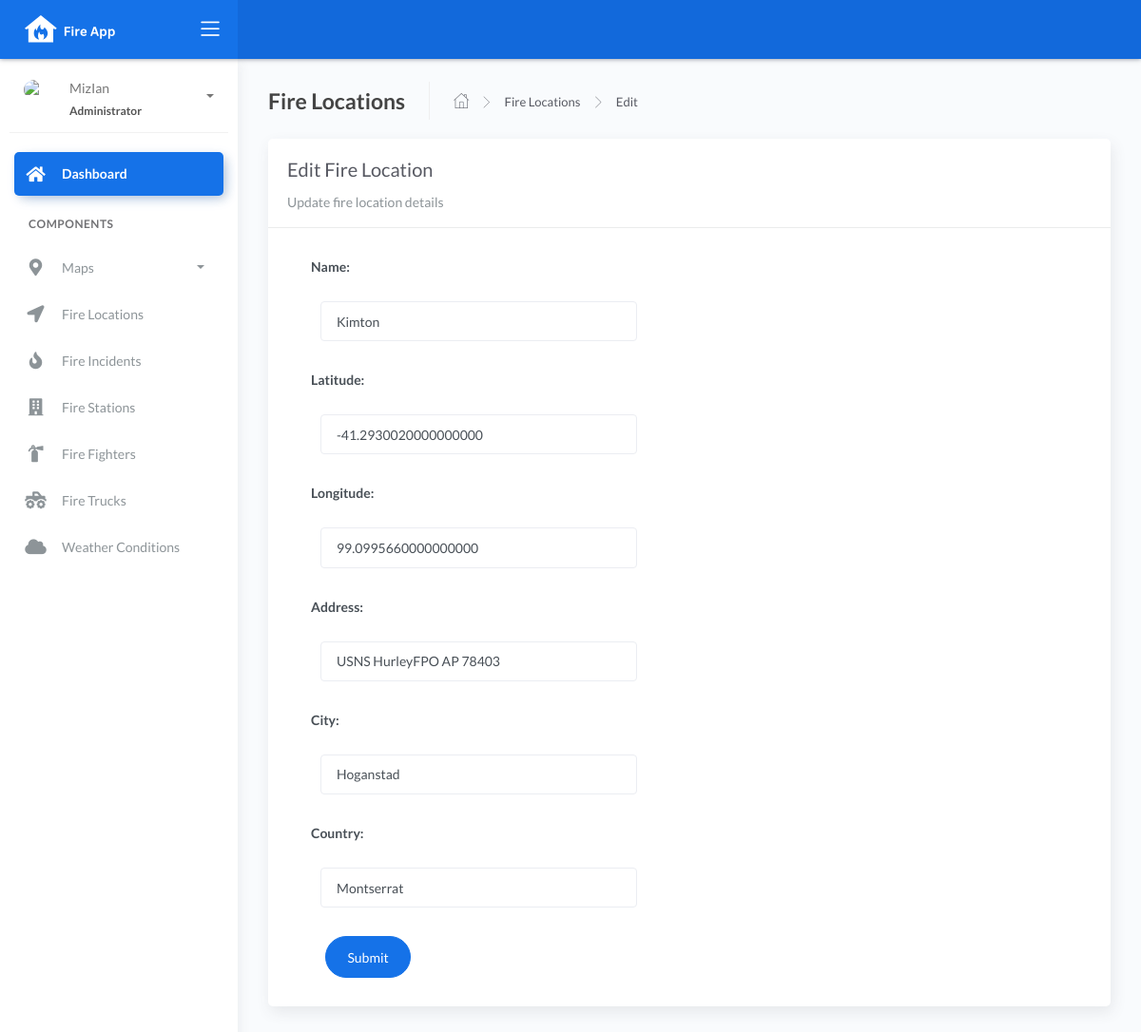
The app's page /locations_list/edit/1, older data.
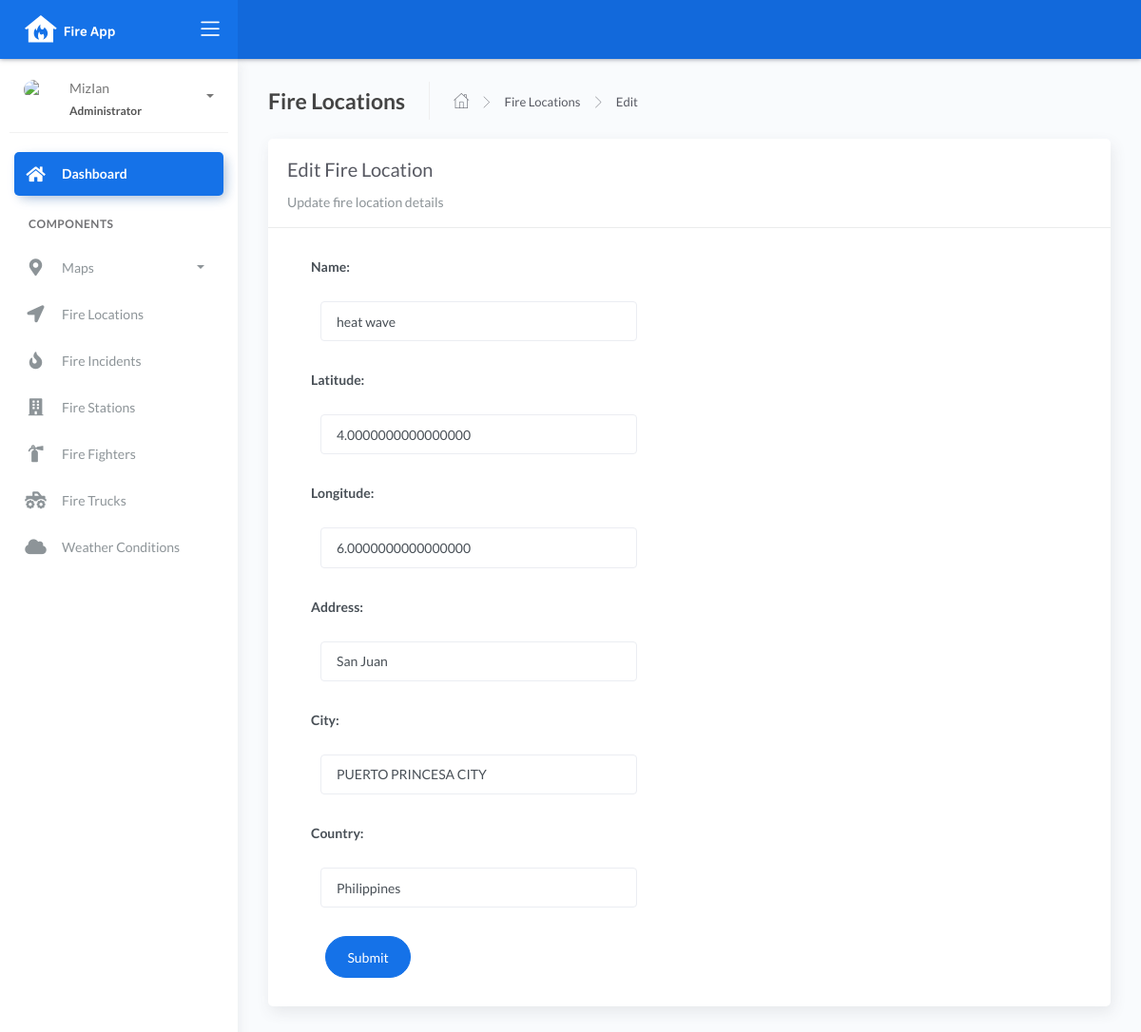
The same page, newer data.
### fire/models.py (models this page shows, shortened)
class BaseModel(models.Model):
    created_at = models.DateTimeField(auto_now_add=True, db_index=True)
    updated_at = models.DateTimeField(auto_now=True)
    class Meta:
        abstract = True

class Locations(BaseModel):
    name = models.CharField(max_length=150)
    latitude = models.DecimalField(
        max_digits=22, decimal_places=16, null=True, blank=True)
    longitude = models.DecimalField(
        max_digits=22, decimal_places=16, null=True, blank=True)
    address = models.CharField(max_length=150)
    city = models.CharField(max_length=150)  # can be in separate table
    country = models.CharField(max_length=150)  # can be in separate table

### fire/views.py (the view)
# urls.py: path('locations_list/edit/<int:pk>', LocationsUpdate.as_view(), name='locations-update'),
class LocationsUpdate(UpdateView):
    model = Locations
    form_class = LocationsForm
    template_name = "locations_edit.html"
    success_url = reverse_lazy('locations-list')

### fire/forms.py
class LocationsForm(ModelForm):
    class Meta:
        model = Locations
        fields = "__all__"

### templates/locations_edit.html
{% extends 'base.html' %} {% load static %} {% block content %}
<div class="content">
    <div class="page-inner">
        <div class="page-header">
            <h4 class="page-title">Fire Locations</h4>
            <ul class="breadcrumbs">
                <li class="nav-home">
                    <a href="{%url 'dashboard-chart' %}">
                    <i class="flaticon-home"></i>
                    </a>
                </li>
                <li class="separator">
                    <i class="flaticon-right-arrow"></i>
                </li>
                <li class="nav-item">
                    <a href="{% url 'locations-list' %}">Fire Locations</a>
                </li>
                <li class="separator">
                    <i class="flaticon-right-arrow"></i>
                </li>
                <li class="nav-item">
                    <a href="#">Edit</a>
                </li>
            </ul>
        </div>
        <div class="row">
            <div class="col-md-12">
                <div class="card">
                    <div class="card-header">
                        <div class="card-title">Edit Fire Location</div>
                        <div class="card-category">Update fire location details</div>
                    </div>
                    <div class="col-md-6">
                    <div class="card-body">
                        <form action="" method="post" novalidate>
                            {% csrf_token %} {% include 'includes/form.html' %}
                            <div class="form-group">
                                <div class="col-md-12 col-sm-3">
                                    <button type="submit" class="btn btn-primary btn-rounded">Submit</button>
                                </div>
                            </div>
                        </form>
                    </div>
                    </div>
                </div>
            </div>
        </div>
    </div>
</div>
{% endblock %}

### templates/includes/form.html (shortened to what this page needs)
{% load widget_tweaks %}
{% for field in form %}
<div class="field item form-group">
    <label>{{ field.label_tag }}</label>
  <div class="form-group">
    {% render_field field class="form-control" %}
  </div>
</div>
{% endfor %}

Row changes from the older to the newer data that the page shows:
changed Locations: name "Kimton" → "heat wave"; latitude "-41.2930020000000000" → "4.0000000000000000"; longitude "99.0995660000000000" → "6.0000000000000000"; address "USNS HurleyFPO AP 78403" → "San Juan"; city "Hoganstad" → "PUERTO PRINCESA CITY"; country "Montserrat" → "Philippines"
